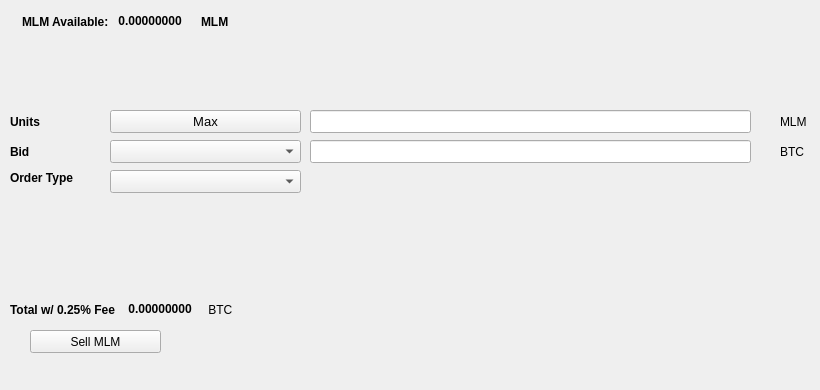
   <widget class="QWidget" name="SellTab">
    <attribute name="title">
     <string>Sell</string>
    </attribute>
    <widget class="QLabel" name="label_16">
     <property name="geometry">
      <rect>
       <x>780</x>
       <y>140</y>
       <width>31</width>
       <height>23</height>
      </rect>
     </property>
     <property name="text">
      <string>BTC</string>
     </property>
    </widget>
    <widget class="QComboBox" name="SellBidcomboBox">
     <property name="geometry">
      <rect>
       <x>110</x>
       <y>140</y>
       <width>191</width>
       <height>23</height>
      </rect>
     </property>
     <property name="font">
      <font>
       <pointsize>10</pointsize>
      </font>
     </property>
    </widget>
    <widget class="QLabel" name="label_18">
     <property name="geometry">
      <rect>
       <x>10</x>
       <y>110</y>
       <width>46</width>
       <height>23</height>
      </rect>
     </property>
     <property name="font">
      <font>
       <weight>75</weight>
       <bold>true</bold>
      </font>
     </property>
     <property name="text">
      <string>Units</string>
     </property>
    </widget>
    <widget class="QPushButton" name="Sell_Max_Amount">
     <property name="geometry">
      <rect>
       <x>110</x>
       <y>110</y>
       <width>191</width>
       <height>23</height>
      </rect>
     </property>
     <property name="font">
      <font>
       <pointsize>10</pointsize>
      </font>
     </property>
     <property name="text">
      <string>Max</string>
     </property>
    </widget>
    <widget class="QLabel" name="label_20">
     <property name="geometry">
      <rect>
       <x>10</x>
       <y>170</y>
       <width>91</width>
       <height>16</height>
      </rect>
     </property>
     <property name="font">
      <font>
       <weight>75</weight>
       <bold>true</bold>
      </font>
     </property>
     <property name="text">
      <string>Order Type</string>
     </property>
    </widget>
    <widget class="QComboBox" name="SellOrdertypeCombo">
     <property name="geometry">
      <rect>
       <x>110</x>
       <y>170</y>
       <width>191</width>
       <height>23</height>
      </rect>
     </property>
     <property name="font">
      <font>
       <pointsize>10</pointsize>
      </font>
     </property>
    </widget>
    <widget class="QLabel" name="label_21">
     <property name="geometry">
      <rect>
       <x>10</x>
       <y>140</y>
       <width>46</width>
       <height>23</height>
      </rect>
     </property>
     <property name="font">
      <font>
       <weight>75</weight>
       <bold>true</bold>
      </font>
     </property>
     <property name="text">
      <string>Bid</string>
     </property>
    </widget>
    <widget class="QLabel" name="label_22">
     <property name="geometry">
      <rect>
       <x>780</x>
       <y>110</y>
       <width>31</width>
       <height>23</height>
      </rect>
     </property>
     <property name="text">
      <string>MLM</string>
     </property>
    </widget>
    <widget class="QLineEdit" name="UnitsInputMLM">
     <property name="geometry">
      <rect>
       <x>310</x>
       <y>110</y>
       <width>441</width>
       <height>23</height>
      </rect>
     </property>
     <property name="font">
      <font>
       <pointsize>9</pointsize>
       <weight>75</weight>
       <bold>true</bold>
      </font>
     </property>
    </widget>
    <widget class="QLineEdit" name="SellBidPriceEdit">
     <property name="geometry">
      <rect>
       <x>310</x>
       <y>140</y>
       <width>441</width>
       <height>23</height>
      </rect>
     </property>
     <property name="font">
      <font>
       <pointsize>9</pointsize>
       <weight>75</weight>
       <bold>true</bold>
      </font>
     </property>
    </widget>
    <widget class="QPushButton" name="SellMLMBTN">
     <property name="geometry">
      <rect>
       <x>30</x>
       <y>330</y>
       <width>131</width>
       <height>23</height>
      </rect>
     </property>
     <property name="text">
      <string>Sell MLM</string>
     </property>
     <property name="icon">
      <iconset resource="../mlm">
       <normaloff>:/icons/bitcoin</normaloff>:/icons/bitcoin</iconset>
     </property>
    </widget>
    <widget class="QWidget" name="layoutWidget3">
     <property name="geometry">
      <rect>
       <x>22</x>
       <y>12</y>
       <width>258</width>
       <height>19</height>
      </rect>
     </property>
     <layout class="QHBoxLayout" name="horizontalLayout">
      <item>
       <widget class="QLabel" name="label232_2">
        <property name="font">
         <font>
          <weight>75</weight>
          <bold>true</bold>
         </font>
        </property>
        <property name="text">
         <string>MLM Available:</string>
        </property>
       </widget>
      </item>
      <item>
       <widget class="QLabel" name="MLMAvailableLabel">
        <property name="palette">
         <palette>
          <active>
           <colorrole role="WindowText">
            <brush brushstyle="SolidPattern">
             <color alpha="255">
              <red>0</red>
              <green>0</green>
              <blue>0</blue>
             </color>
            </brush>
           </colorrole>
           <colorrole role="Button">
            <brush brushstyle="SolidPattern">
             <color alpha="255">
              <red>0</red>
              <green>170</green>
              <blue>0</blue>
             </color>
            </brush>
           </colorrole>
           <colorrole role="Light">
            <brush brushstyle="SolidPattern">
             <color alpha="255">
              <red>0</red>
              <green>255</green>
              <blue>0</blue>
             </color>
            </brush>
           </colorrole>
           <colorrole role="Midlight">
            <brush brushstyle="SolidPattern">
             <color alpha="255">
              <red>0</red>
              <green>212</green>
              <blue>0</blue>
             </color>
            </brush>
           </colorrole>
           <colorrole role="Dark">
            <brush brushstyle="SolidPattern">
             <color alpha="255">
              <red>0</red>
              <green>85</green>
              <blue>0</blue>
             </color>
            </brush>
           </colorrole>
           <colorrole role="Mid">
            <brush brushstyle="SolidPattern">
             <color alpha="255">
              <red>0</red>
              <green>113</green>
              <blue>0</blue>
             </color>
            </brush>
           </colorrole>
           <colorrole role="Text">
            <brush brushstyle="SolidPattern">
             <color alpha="255">
              <red>0</red>
              <green>170</green>
              <blue>0</blue>
             </color>
            </brush>
           </colorrole>
           <colorrole role="BrightText">
            <brush brushstyle="SolidPattern">
             <color alpha="255">
              <red>255</red>
              <green>255</green>
              <blue>255</blue>
             </color>
            </brush>
           </colorrole>
           <colorrole role="ButtonText">
            <brush brushstyle="SolidPattern">
             <color alpha="255">
              <red>0</red>
              <green>0</green>
              <blue>0</blue>
             </color>
            </brush>
           </colorrole>
           <colorrole role="Base">
            <brush brushstyle="SolidPattern">
             <color alpha="255">
              <red>255</red>
              <green>255</green>
              <blue>255</blue>
             </color>
            </brush>
           </colorrole>
           <colorrole role="Window">
            <brush brushstyle="SolidPattern">
             <color alpha="255">
              <red>0</red>
              <green>170</green>
              <blue>0</blue>
             </color>
            </brush>
           </colorrole>
           <colorrole role="Shadow">
            <brush brushstyle="SolidPattern">
             <color alpha="255">
              <red>0</red>
              <green>0</green>
              <blue>0</blue>
             </color>
            </brush>
           </colorrole>
           <colorrole role="AlternateBase">
            <brush brushstyle="SolidPattern">
             <color alpha="255">
              <red>127</red>
              <green>212</green>
              <blue>127</blue>
             </color>
            </brush>
           </colorrole>
           <colorrole role="ToolTipBase">
            <brush brushstyle="SolidPattern">
             <color alpha="255">
              <red>255</red>
              <green>255</green>
              <blue>220</blue>
             </color>
            </brush>
           </colorrole>
           <colorrole role="ToolTipText">
            <brush brushstyle="SolidPattern">
             <color alpha="255">
              <red>0</red>
              <green>0</green>
              <blue>0</blue>
             </color>
            </brush>
           </colorrole>
          </active>
          <inactive>
           <colorrole role="WindowText">
            <brush brushstyle="SolidPattern">
             <color alpha="255">
              <red>0</red>
              <green>0</green>
              <blue>0</blue>
             </color>
            </brush>
           </colorrole>
           <colorrole role="Button">
            <brush brushstyle="SolidPattern">
             <color alpha="255">
              <red>0</red>
              <green>170</green>
              <blue>0</blue>
             </color>
            </brush>
           </colorrole>
           <colorrole role="Light">
            <brush brushstyle="SolidPattern">
             <color alpha="255">
              <red>0</red>
              <green>255</green>
              <blue>0</blue>
             </color>
            </brush>
           </colorrole>
           <colorrole role="Midlight">
            <brush brushstyle="SolidPattern">
             <color alpha="255">
              <red>0</red>
              <green>212</green>
              <blue>0</blue>
             </color>
            </brush>
           </colorrole>
           <colorrole role="Dark">
            <brush brushstyle="SolidPattern">
             <color alpha="255">
              <red>0</red>
              <green>85</green>
              <blue>0</blue>
             </color>
            </brush>
           </colorrole>
           <colorrole role="Mid">
            <brush brushstyle="SolidPattern">
             <color alpha="255">
              <red>0</red>
              <green>113</green>
              <blue>0</blue>
             </color>
            </brush>
           </colorrole>
           <colorrole role="Text">
            <brush brushstyle="SolidPattern">
             <color alpha="255">
              <red>0</red>
              <green>170</green>
              <blue>0</blue>
             </color>
            </brush>
           </colorrole>
           <colorrole role="BrightText">
            <brush brushstyle="SolidPattern">
             <color alpha="255">
              <red>255</red>
              <green>255</green>
              <blue>255</blue>
             </color>
            </brush>
           </colorrole>
           <colorrole role="ButtonText">
            <brush brushstyle="SolidPattern">
             <color alpha="255">
              <red>0</red>
              <green>0</green>
              <blue>0</blue>
             </color>
            </brush>
           </colorrole>
           <colorrole role="Base">
            <brush brushstyle="SolidPattern">
             <color alpha="255">
              <red>255</red>
              <green>255</green>
              <blue>255</blue>
             </color>
            </brush>
           </colorrole>
           <colorrole role="Window">
            <brush brushstyle="SolidPattern">
             <color alpha="255">
              <red>0</red>
              <green>170</green>
              <blue>0</blue>
             </color>
            </brush>
           </colorrole>
           <colorrole role="Shadow">
            <brush brushstyle="SolidPattern">
             <color alpha="255">
              <red>0</red>
              <green>0</green>
              <blue>0</blue>
             </color>
            </brush>
           </colorrole>
           <colorrole role="AlternateBase">
            <brush brushstyle="SolidPattern">
             <color alpha="255">
              <red>127</red>
              <green>212</green>
              <blue>127</blue>
             </color>
            </brush>
           </colorrole>
           <colorrole role="ToolTipBase">
            <brush brushstyle="SolidPattern">
             <color alpha="255">
              <red>255</red>
              <green>255</green>
              <blue>220</blue>
             </color>
            </brush>
           </colorrole>
           <colorrole role="ToolTipText">
            <brush brushstyle="SolidPattern">
             <color alpha="255">
              <red>0</red>
              <green>0</green>
              <blue>0</blue>
             </color>
            </brush>
           </colorrole>
          </inactive>
          <disabled>
           <colorrole role="WindowText">
            <brush brushstyle="SolidPattern">
             <color alpha="255">
              <red>0</red>
              <green>85</green>
              <blue>0</blue>
             </color>
            </brush>
           </colorrole>
           <colorrole role="Button">
            <brush brushstyle="SolidPattern">
             <color alpha="255">
              <red>0</red>
              <green>170</green>
              <blue>0</blue>
             </color>
            </brush>
           </colorrole>
           <colorrole role="Light">
            <brush brushstyle="SolidPattern">
             <color alpha="255">
              <red>0</red>
              <green>255</green>
              <blue>0</blue>
             </color>
            </brush>
           </colorrole>
           <colorrole role="Midlight">
            <brush brushstyle="SolidPattern">
             <color alpha="255">
              <red>0</red>
              <green>212</green>
              <blue>0</blue>
             </color>
            </brush>
           </colorrole>
           <colorrole role="Dark">
            <brush brushstyle="SolidPattern">
             <color alpha="255">
              <red>0</red>
              <green>85</green>
              <blue>0</blue>
             </color>
            </brush>
           </colorrole>
           <colorrole role="Mid">
            <brush brushstyle="SolidPattern">
             <color alpha="255">
              <red>0</red>
              <green>113</green>
              <blue>0</blue>
             </color>
            </brush>
           </colorrole>
           <colorrole role="Text">
            <brush brushstyle="SolidPattern">
             <color alpha="255">
              <red>0</red>
              <green>85</green>
              <blue>0</blue>
             </color>
            </brush>
           </colorrole>
           <colorrole role="BrightText">
            <brush brushstyle="SolidPattern">
             <color alpha="255">
              <red>255</red>
              <green>255</green>
              <blue>255</blue>
             </color>
            </brush>
           </colorrole>
           <colorrole role="ButtonText">
            <brush brushstyle="SolidPattern">
             <color alpha="255">
              <red>0</red>
              <green>85</green>
              <blue>0</blue>
             </color>
            </brush>
           </colorrole>
           <colorrole role="Base">
            <brush brushstyle="SolidPattern">
             <color alpha="255">
              <red>0</red>
              <green>170</green>
              <blue>0</blue>
             </color>
            </brush>
           </colorrole>
           <colorrole role="Window">
            <brush brushstyle="SolidPattern">
             <color alpha="255">
              <red>0</red>
              <green>170</green>
              <blue>0</blue>
             </color>
            </brush>
           </colorrole>
           <colorrole role="Shadow">
            <brush brushstyle="SolidPattern">
             <color alpha="255">
              <red>0</red>
              <green>0</green>
              <blue>0</blue>
             </color>
            </brush>
           </colorrole>
           <colorrole role="AlternateBase">
            <brush brushstyle="SolidPattern">
             <color alpha="255">
              <red>0</red>
              <green>170</green>
              <blue>0</blue>
             </color>
            </brush>
           </colorrole>
           <colorrole role="ToolTipBase">
            <brush brushstyle="SolidPattern">
             <color alpha="255">
              <red>255</red>
              <green>255</green>
              <blue>220</blue>
             </color>
            </brush>
           </colorrole>
           <colorrole role="ToolTipText">
            <brush brushstyle="SolidPattern">
             <color alpha="255">
              <red>0</red>
              <green>0</green>
              <blue>0</blue>
             </color>
            </brush>
           </colorrole>
          </disabled>
         </palette>
        </property>
        <property name="font">
         <font>
          <weight>75</weight>
          <bold>true</bold>
         </font>
        </property>
        <property name="text">
         <string> 0.00000000 </string>
        </property>
        <property name="textInteractionFlags">
         <set>Qt::LinksAccessibleByMouse|Qt::TextSelectableByKeyboard|Qt::TextSelectableByMouse</set>
        </property>
       </widget>
      </item>
      <item>
       <widget class="QLabel" name="labelMLM">
        <property name="font">
         <font>
          <weight>75</weight>
          <bold>true</bold>
         </font>
        </property>
        <property name="text">
         <string>MLM</string>
        </property>
       </widget>
      </item>
     </layout>
    </widget>
    <widget class="QWidget" name="layoutWidget">
     <property name="geometry">
      <rect>
       <x>10</x>
       <y>300</y>
       <width>268</width>
       <height>19</height>
      </rect>
     </property>
     <layout class="QHBoxLayout" name="horizontalLayout_2">
      <item>
       <widget class="QLabel" name="label_19">
        <property name="font">
         <font>
          <weight>75</weight>
          <bold>true</bold>
         </font>
        </property>
        <property name="text">
         <string>Total w/ 0.25% Fee </string>
        </property>
       </widget>
      </item>
      <item>
       <widget class="QLabel" name="SellCostLabel">
        <property name="palette">
         <palette>
          <active>
           <colorrole role="WindowText">
            <brush brushstyle="SolidPattern">
             <color alpha="255">
              <red>0</red>
              <green>0</green>
              <blue>0</blue>
             </color>
            </brush>
           </colorrole>
           <colorrole role="Button">
            <brush brushstyle="SolidPattern">
             <color alpha="255">
              <red>0</red>
              <green>170</green>
              <blue>0</blue>
             </color>
            </brush>
           </colorrole>
           <colorrole role="Light">
            <brush brushstyle="SolidPattern">
             <color alpha="255">
              <red>0</red>
              <green>255</green>
              <blue>0</blue>
             </color>
            </brush>
           </colorrole>
           <colorrole role="Midlight">
            <brush brushstyle="SolidPattern">
             <color alpha="255">
              <red>0</red>
              <green>212</green>
              <blue>0</blue>
             </color>
            </brush>
           </colorrole>
           <colorrole role="Dark">
            <brush brushstyle="SolidPattern">
             <color alpha="255">
              <red>0</red>
              <green>85</green>
              <blue>0</blue>
             </color>
            </brush>
           </colorrole>
           <colorrole role="Mid">
            <brush brushstyle="SolidPattern">
             <color alpha="255">
              <red>0</red>
              <green>113</green>
              <blue>0</blue>
             </color>
            </brush>
           </colorrole>
           <colorrole role="Text">
            <brush brushstyle="SolidPattern">
             <color alpha="255">
              <red>0</red>
              <green>170</green>
              <blue>0</blue>
             </color>
            </brush>
           </colorrole>
           <colorrole role="BrightText">
            <brush brushstyle="SolidPattern">
             <color alpha="255">
              <red>255</red>
              <green>255</green>
              <blue>255</blue>
             </color>
            </brush>
           </colorrole>
           <colorrole role="ButtonText">
            <brush brushstyle="SolidPattern">
             <color alpha="255">
              <red>0</red>
              <green>0</green>
              <blue>0</blue>
             </color>
            </brush>
           </colorrole>
           <colorrole role="Base">
            <brush brushstyle="SolidPattern">
             <color alpha="255">
              <red>255</red>
              <green>255</green>
              <blue>255</blue>
             </color>
            </brush>
           </colorrole>
           <colorrole role="Window">
            <brush brushstyle="SolidPattern">
             <color alpha="255">
              <red>0</red>
              <green>170</green>
              <blue>0</blue>
             </color>
            </brush>
           </colorrole>
           <colorrole role="Shadow">
            <brush brushstyle="SolidPattern">
             <color alpha="255">
              <red>0</red>
              <green>0</green>
              <blue>0</blue>
             </color>
            </brush>
           </colorrole>
           <colorrole role="AlternateBase">
            <brush brushstyle="SolidPattern">
             <color alpha="255">
              <red>127</red>
              <green>212</green>
              <blue>127</blue>
             </color>
            </brush>
           </colorrole>
           <colorrole role="ToolTipBase">
            <brush brushstyle="SolidPattern">
             <color alpha="255">
              <red>255</red>
              <green>255</green>
              <blue>220</blue>
             </color>
            </brush>
           </colorrole>
           <colorrole role="ToolTipText">
            <brush brushstyle="SolidPattern">
             <color alpha="255">
              <red>0</red>
              <green>0</green>
              <blue>0</blue>
             </color>
            </brush>
           </colorrole>
          </active>
          <inactive>
           <colorrole role="WindowText">
            <brush brushstyle="SolidPattern">
             <color alpha="255">
              <red>0</red>
              <green>0</green>
              <blue>0</blue>
             </color>
            </brush>
           </colorrole>
           <colorrole role="Button">
            <brush brushstyle="SolidPattern">
             <color alpha="255">
              <red>0</red>
              <green>170</green>
              <blue>0</blue>
             </color>
            </brush>
           </colorrole>
           <colorrole role="Light">
            <brush brushstyle="SolidPattern">
             <color alpha="255">
              <red>0</red>
              <green>255</green>
              <blue>0</blue>
             </color>
            </brush>
           </colorrole>
           <colorrole role="Midlight">
            <brush brushstyle="SolidPattern">
             <color alpha="255">
              <red>0</red>
              <green>212</green>
              <blue>0</blue>
             </color>
            </brush>
           </colorrole>
           <colorrole role="Dark">
            <brush brushstyle="SolidPattern">
             <color alpha="255">
              <red>0</red>
              <green>85</green>
              <blue>0</blue>
             </color>
            </brush>
           </colorrole>
           <colorrole role="Mid">
            <brush brushstyle="SolidPattern">
             <color alpha="255">
              <red>0</red>
              <green>113</green>
              <blue>0</blue>
             </color>
            </brush>
           </colorrole>
           <colorrole role="Text">
            <brush brushstyle="SolidPattern">
             <color alpha="255">
              <red>0</red>
              <green>170</green>
              <blue>0</blue>
             </color>
            </brush>
           </colorrole>
           <colorrole role="BrightText">
            <brush brushstyle="SolidPattern">
             <color alpha="255">
              <red>255</red>
              <green>255</green>
              <blue>255</blue>
             </color>
            </brush>
           </colorrole>
           <colorrole role="ButtonText">
            <brush brushstyle="SolidPattern">
             <color alpha="255">
              <red>0</red>
              <green>0</green>
              <blue>0</blue>
             </color>
            </brush>
           </colorrole>
           <colorrole role="Base">
            <brush brushstyle="SolidPattern">
             <color alpha="255">
              <red>255</red>
              <green>255</green>
              <blue>255</blue>
             </color>
            </brush>
           </colorrole>
           <colorrole role="Window">
            <brush brushstyle="SolidPattern">
             <color alpha="255">
              <red>0</red>
              <green>170</green>
              <blue>0</blue>
             </color>
            </brush>
           </colorrole>
           <colorrole role="Shadow">
            <brush brushstyle="SolidPattern">
             <color alpha="255">
              <red>0</red>
              <green>0</green>
              <blue>0</blue>
             </color>
            </brush>
           </colorrole>
           <colorrole role="AlternateBase">
            <brush brushstyle="SolidPattern">
             <color alpha="255">
              <red>127</red>
              <green>212</green>
              <blue>127</blue>
             </color>
            </brush>
           </colorrole>
           <colorrole role="ToolTipBase">
            <brush brushstyle="SolidPattern">
             <color alpha="255">
              <red>255</red>
              <green>255</green>
              <blue>220</blue>
             </color>
            </brush>
           </colorrole>
           <colorrole role="ToolTipText">
            <brush brushstyle="SolidPattern">
             <color alpha="255">
              <red>0</red>
              <green>0</green>
              <blue>0</blue>
             </color>
            </brush>
           </colorrole>
          </inactive>
          <disabled>
           <colorrole role="WindowText">
            <brush brushstyle="SolidPattern">
             <color alpha="255">
              <red>0</red>
              <green>85</green>
              <blue>0</blue>
             </color>
            </brush>
           </colorrole>
           <colorrole role="Button">
            <brush brushstyle="SolidPattern">
             <color alpha="255">
              <red>0</red>
              <green>170</green>
              <blue>0</blue>
             </color>
            </brush>
           </colorrole>
           <colorrole role="Light">
            <brush brushstyle="SolidPattern">
             <color alpha="255">
              <red>0</red>
              <green>255</green>
              <blue>0</blue>
             </color>
            </brush>
           </colorrole>
           <colorrole role="Midlight">
            <brush brushstyle="SolidPattern">
             <color alpha="255">
              <red>0</red>
              <green>212</green>
              <blue>0</blue>
             </color>
            </brush>
           </colorrole>
           <colorrole role="Dark">
            <brush brushstyle="SolidPattern">
             <color alpha="255">
              <red>0</red>
              <green>85</green>
              <blue>0</blue>
             </color>
            </brush>
           </colorrole>
           <colorrole role="Mid">
            <brush brushstyle="SolidPattern">
             <color alpha="255">
              <red>0</red>
              <green>113</green>
              <blue>0</blue>
             </color>
            </brush>
           </colorrole>
           <colorrole role="Text">
            <brush brushstyle="SolidPattern">
             <color alpha="255">
              <red>0</red>
              <green>85</green>
              <blue>0</blue>
             </color>
            </brush>
           </colorrole>
           <colorrole role="BrightText">
            <brush brushstyle="SolidPattern">
             <color alpha="255">
              <red>255</red>
              <green>255</green>
              <blue>255</blue>
             </color>
            </brush>
           </colorrole>
           <colorrole role="ButtonText">
            <brush brushstyle="SolidPattern">
             <color alpha="255">
              <red>0</red>
              <green>85</green>
              <blue>0</blue>
             </color>
            </brush>
           </colorrole>
           <colorrole role="Base">
            <brush brushstyle="SolidPattern">
             <color alpha="255">
              <red>0</red>
              <green>170</green>
              <blue>0</blue>
             </color>
            </brush>
           </colorrole>
           <colorrole role="Window">
            <brush brushstyle="SolidPattern">
             <color alpha="255">
              <red>0</red>
              <green>170</green>
              <blue>0</blue>
             </color>
            </brush>
           </colorrole>
           <colorrole role="Shadow">
            <brush brushstyle="SolidPattern">
             <color alpha="255">
              <red>0</red>
              <green>0</green>
              <blue>0</blue>
             </color>
            </brush>
           </colorrole>
           <colorrole role="AlternateBase">
            <brush brushstyle="SolidPattern">
             <color alpha="255">
              <red>0</red>
              <green>170</green>
              <blue>0</blue>
             </color>
            </brush>
           </colorrole>
           <colorrole role="ToolTipBase">
            <brush brushstyle="SolidPattern">
             <color alpha="255">
              <red>255</red>
              <green>255</green>
              <blue>220</blue>
             </color>
            </brush>
           </colorrole>
           <colorrole role="ToolTipText">
            <brush brushstyle="SolidPattern">
             <color alpha="255">
              <red>0</red>
              <green>0</green>
              <blue>0</blue>
             </color>
            </brush>
           </colorrole>
          </disabled>
         </palette>
        </property>
        <property name="font">
         <font>
          <weight>75</weight>
          <bold>true</bold>
         </font>
        </property>
        <property name="autoFillBackground">
         <bool>false</bool>
        </property>
        <property name="text">
         <string> 0.00000000</string>
        </property>
        <property name="textInteractionFlags">
         <set>Qt::LinksAccessibleByMouse|Qt::TextSelectableByMouse</set>
        </property>
       </widget>
      </item>
      <item>
       <widget class="QLabel" name="label_17">
        <property name="font">
         <font>
          <weight>50</weight>
          <bold>false</bold>
         </font>
        </property>
        <property name="text">
         <string> BTC</string>
        </property>
       </widget>
      </item>
     </layout>
    </widget>
    <widget class="QLabel" name="label_23">
     <property name="geometry">
      <rect>
       <x>460</x>
       <y>300</y>
       <width>281</width>
       <height>81</height>
      </rect>
     </property>
     <property name="text">
      <string/>
     </property>
     <property name="pixmap">
      <pixmap>:/images/bittrex</pixmap>
     </property>
    </widget>
   </widget>
